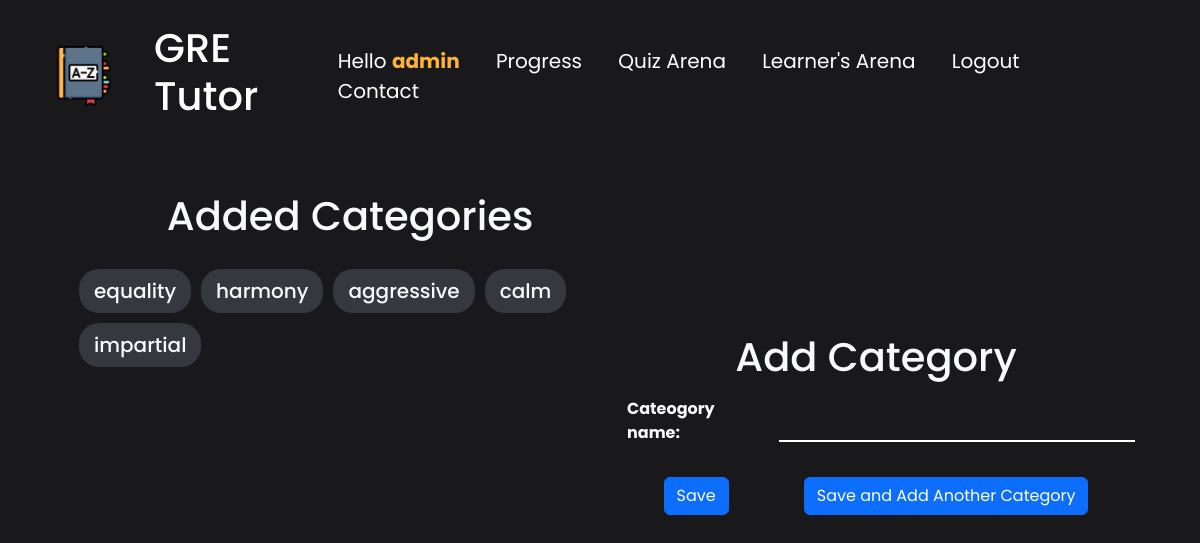
Page /user_profile/1/add_category (signed in) on the committed database.
### gre/models.py (models this page shows)
class Category(models.Model):
    category_name = models.CharField(
        verbose_name="category name", max_length=50, null=False, unique=False)
    learner = models.ForeignKey(User, on_delete=models.CASCADE)
    def __str__(self) -> str:
        return self.category_name

### gre/views.py (the view, shortened to what this page needs)
# urls.py: path('user_profile/<str:pk>/add_category', views.add_category, name='add-category'),
@login_required(login_url='login')
def add_category(request, pk):
    if request.user.id != int(pk):
        return redirect('error')
    categories = Category.objects.all()
    context = {'categories': categories}
    return render(request, 'gre/add_category.html', context)

### gre/templates/gre/add_category.html (shortened to what this page needs)
{% include 'index.html' %} {% block content %}
<div class="container text-light">
  <div class="addword d-flex justify-content-around align-items-center">
    <div style="width:55%;height: 30rem;overflow-y:scroll;">
        <div class="text-center">
            <h1 class="mt-2 mb-4">Added Categories</h1>
        </div>
        <div class="p-0" style="">
          <div class="d-flex flex-wrap">
            {% for category in categories %}
            <h3 class="category-show">{{category}}</h3>
            {% endfor %}
        </div>
    </div>
    </div>
    <form action="" method="POST">
      <div class="text-center">
          <h1>Add Category</h1>
      </div>
      <table>
        <tr>
          <th><label for="id_word_name">Cateogory name:</label></th>
          <td>
            <input
              type="text"
              name="category_name"
              maxlength="50"
              required
              id="id_category_name"
              />
            </td>
          </tr>
      </table>
      <div class="d-flex justify-content-around">
        <input class="btn btn-primary mt-4" type="submit" name="savecategory" value="Save" />
        <input
          class="btn btn-primary mt-4"
          type="submit"
          name="anothercategory"
          value="Save and Add Another Category"
        />
      </div>
    </form>
  </div>
</div>
{% endblock content%}

### templates/header.html (shortened to what this page needs)
{% load static %}
<div>
    <nav class="navi container">
        <div class="site-logo">
            <a href="{% url 'main' %}">
                <img src="{% static 'images/site-logo.png' %}" alt="">
            </a>
                <a href="{% url 'main' %}" style="text-decoration:none;color:white;">
                    <h2 class="site-title">GRE Tutor</h4>
                </a>
            </div>
            <div class="site-options">
                {% if request.user.is_authenticated %}
                <a>Hello <b style="color:rgb(253, 179, 52);">{{request.user.username}}</b></a>
                <a href="{% url 'progress' request.user.id %}">Progress</a>
                <a href="{% url 'quiz-home' request.user.id %}">Quiz Arena</a>
                <a href="{% url 'user-profile' request.user.id %}">Learner's Arena</a>
                <a href="{% url 'logout' %}">Logout</a>
                {% else %}
                <a href="{% url 'login' %}">Login</a>
                <a href="{% url 'signup' %}">Signup</a>
                <a href="#">About Us</a>
                {% endif %}
                <a href="#">Contact</a>
        </div>
    </nav>
</div>

### static/styles/style.css (style rules this page uses)
body { font-family: "Poppins", sans-serif; background-repeat: no-repeat; background-attachment: fixed; background-size: cover; background-position: 0px -7rem; background-color: #19191b; }
.navi { display: flex; justify-content: space-between; align-items: center; padding: 1.5rem; color: white; }
.site-title { font-size: 40px; font-weight: 500; }
.site-logo { display: flex; justify-content: space-between; align-items: center; }
.site-logo img { margin-right: 2.5rem; height: 60px; }
.site-options a { font-size: 20px; margin-right: 2rem; font-weight: 400; text-decoration: none; color: white; transition: all 0.3s; }
.addword { padding: 2rem; }
input[type="text"], input[type="email"], input[type="select"] { width: 100%; height: 2.5rem; background-color: rgb(0, 0, 0, 0); color: white; padding-left: 10px; padding-right: 10px; border: none; border-bottom: 2px white solid; outline: none; padding: 20px; margin: 10px; }
.category-show { padding: 10px; padding-left: 15px; padding-right: 15px; margin: 5px; font-size: 20px; background-color: #35383f; border-radius: 20px; }

### rows in the picture
Category: category_name "equality"
Category: category_name "harmony"
Category: category_name "aggressive"
Category: category_name "calm"
Category: category_name "impartial"

### other values in the picture
{{ request.user.username }} "admin"
